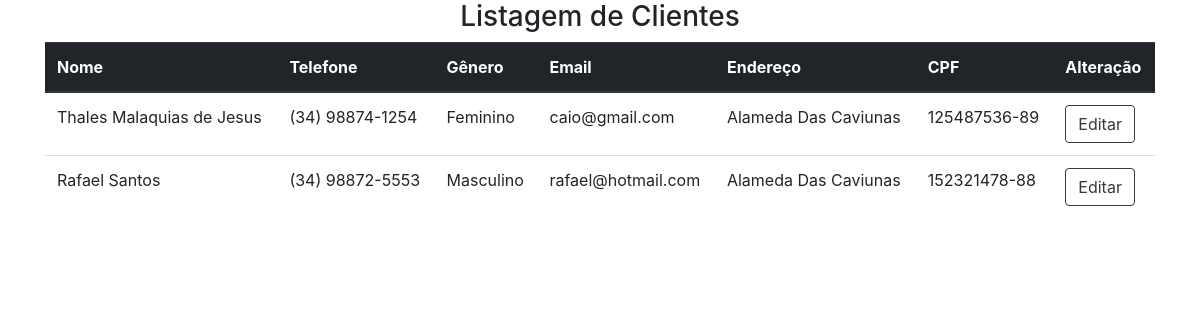
The page /listarCliente.php on the database its author committed.
### tables this page shows
CREATE TABLE IF NOT EXISTS `cliente` (
  `idCliente` int(11) NOT NULL AUTO_INCREMENT,
  `nomeCliente` varchar(70) NOT NULL,
  `telCliente` varchar(25) NOT NULL,
  `genCliente` varchar(25) NOT NULL,
  `emailCliente` varchar(75) NOT NULL,
  `endCliente` varchar(75) NOT NULL,
  `cpfCliente` varchar(15) NOT NULL,
  PRIMARY KEY (`idCliente`)
);

### listarCliente.php (the view, shortened to what this page needs)
<!DOCTYPE html>
<html lang="pt-br">
<head>
    <link rel="stylesheet" href="https://stackpath.bootstrapcdn.com/bootstrap/4.1.3/css/bootstrap.min.css">
    <link rel="stylesheet" href="css/style.css">
</head>
<body>
    <div class="container">
        <h3 style="text-align:center;">Listagem de Clientes</h3>
        <table class="table">
            <thead class="thead-dark">
                <tr>
                    <th scope="col">Nome</th>
                    <th scope="col">Telefone</th>
                    <th scope="col">Gênero</th>
                    <th scope="col">Email</th>
                    <th scope="col">Endereço</th>
                    <th scope="col">CPF</th>
                    <th scope="col">Alteração</th>
                </tr>
            </thead>
            <?php
            include 'conexao.php';
            $sql = "SELECT * FROM `cliente`";
            $buscar = mysqli_query($conexao, $sql);
            while ($array = mysqli_fetch_array($buscar)) {
                $idCliente      = $array["idCliente"];
                $nomeCliente    = $array["nomeCliente"];
                $telCliente     = $array["telCliente"];
                $genCliente     = $array["genCliente"];
                $emailCliente   = $array["emailCliente"];
                $endCliente     = $array["endCliente"];
                $cpfCliente     = $array["cpfCliente"];
            ?>
                <tr>
                    <td><?php echo $nomeCliente ?></td>
                    <td><?php echo $telCliente ?></td>
                    <td><?php echo $genCliente ?></td>
                    <td><?php echo $emailCliente ?></td>
                    <td><?php echo $endCliente ?></td>
                    <td><?php echo $cpfCliente ?></td>
                    <td><a class="btn btn-outline-dark" href="editarCliente.php?id=<?php echo $idCliente ?>" role="button">Editar</a></td>
                </tr>
            <?php } ?>
        </table>
    </div>
</body>
</html>

### css/style.css (style rules this page uses)
h3 { text-align: center; }

### rows shown on the page
cliente: nomeCliente "Thales Malaquias de Jesus", telCliente "(34) 98874-1254", genCliente "Feminino", emailCliente "caio@gmail.com", endCliente "Alameda Das Caviunas", cpfCliente "125487536-89"
cliente: nomeCliente "Rafael Santos", telCliente "(34) 98872-5553", genCliente "Masculino", emailCliente "rafael@hotmail.com", endCliente "Alameda Das Caviunas", cpfCliente "152321478-88"
